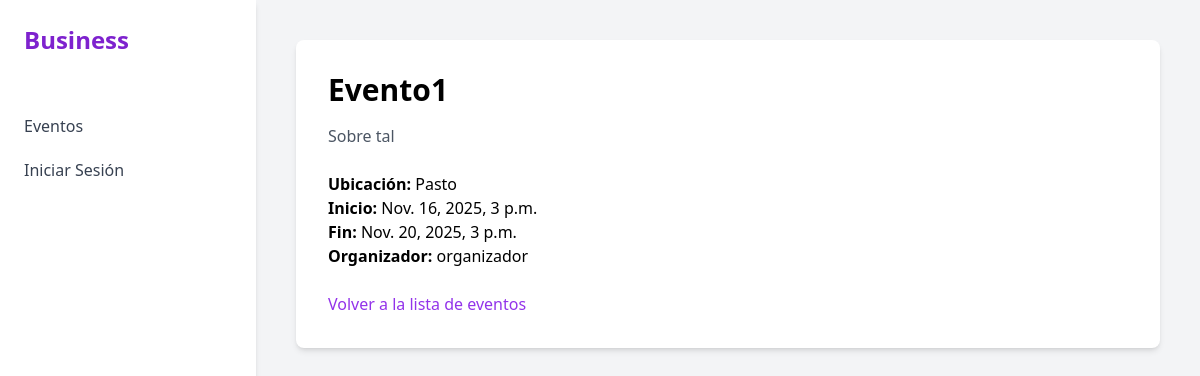
The app's page /events/1/ with its own data.
### events/models.py (models this page shows, shortened)
class Event(models.Model):
    title = models.CharField(max_length=200)
    description = models.TextField()
    start_time = models.DateTimeField()
    end_time = models.DateTimeField()
    location = models.ForeignKey(Location, on_delete=models.CASCADE)
    organizer = models.ForeignKey(User, on_delete=models.CASCADE)

class Location(models.Model):
    name = models.CharField(max_length=100)
    address = models.CharField(max_length=200)
    capacity = models.PositiveIntegerField()

### events/views.py (the view)
# urls.py: path('<int:pk>/', EventDetailView.as_view(), name='event-detail'),
class EventDetailView(DetailView):
    model = Event
    template_name = 'events/event_detail.html'
    def get_context_data(self, **kwargs):
        context = super().get_context_data(**kwargs)
        if self.request.user.is_authenticated:
            user_tickets = Ticket.objects.filter(
                attendee=self.request.user,
                ticket_type__event=self.object
            )
            context['user_tickets'] = user_tickets
        return context

### templates/events/event_detail.html (shortened to what this page needs)
{% extends 'base.html' %}
{% block content %}
<div class="p-8 bg-white rounded-lg shadow-md">
    <h1 class="text-3xl font-bold">{{ event.title }}</h1>
    <p class="mt-4 text-gray-600">{{ event.description }}</p>
    <div class="mt-6">
        <p><strong>Ubicación:</strong> {{ event.location.name }}</p>
        <p><strong>Inicio:</strong> {{ event.start_time }}</p>
        <p><strong>Fin:</strong> {{ event.end_time }}</p>
        <p><strong>Organizador:</strong> {{ event.organizer.username }}</p>
    </div>
    <div class="mt-6">
        <a href="{% url 'events:event-list' %}" class="font-medium text-purple-600 hover:text-purple-500">Volver a la lista de eventos</a>
    </div>
</div>
{% endblock %}

### records on screen
Event: title "Evento1", description "Sobre tal", location.name "Pasto", start_time "Nov. 16, 2025, 3 p.m.", end_time "Nov. 20, 2025, 3 p.m.", organizer.username "organizador"
